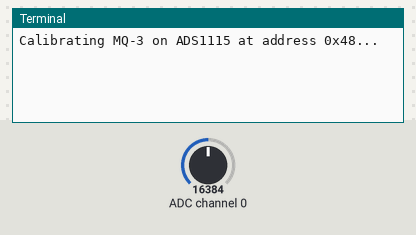
Simulated run of this program. Board: Raspberry Pi (BCM pin numbers). Parts: the last lines printed to the terminal. The inputs (shaded band) are chosen by the test bench; at power-on: ADC channel 0 = 16384 (analog values on the 0–32767 scale). At 3.2 s the program stops and its outputs stay as they are.

Above: at 1.2 s.
1.3 s: ADC channel 0 set to 28834
At 3.12 s:
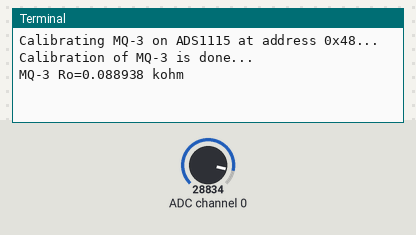
At 3.6 s:
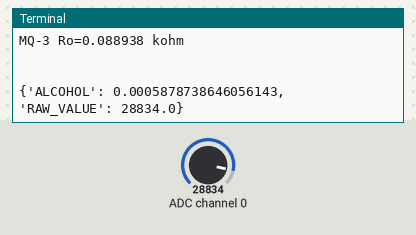

Measured:
- after the input at 1.3 s, the terminal: prints a new line after 1.6 s (image 1)

The program:

mq3.py
```python
import time
import math
import board
import busio
import adafruit_ads1x15.ads1115 as ADS
from adafruit_ads1x15.analog_in import AnalogIn

class MQ3():
    RL_VALUE = 10  # load resistance in kilo ohms
    RO_CLEAN_AIR_FACTOR = 60  # Sensor resistance in clean air divided by RO
    CALIBRATION_SAMPLE_TIMES = 50
    CALIBRATION_SAMPLE_INTERVAL = 50  # in milliseconds
    READ_SAMPLE_INTERVAL = 50  # in milliseconds
    READ_SAMPLE_TIMES = 5
    ALCOHOL_CURVE = [0.477, 0.209, -0.680]

    def __init__(self, Ro=10, channel=ADS.P0):
        self.Ro = Ro
        i2c = busio.I2C(board.SCL, board.SDA)
        ads = ADS.ADS1115(i2c, address=0x48)
        self.chan = AnalogIn(ads, channel)

        print("Calibrating MQ-3 on ADS1115 at address 0x48...")
        self.Ro = self.MQ_Calibration()
        print("Calibration of MQ-3 is done...")
        print("MQ-3 Ro=%f kohm" % self.Ro)
        print("\n")

    def MQ_Calibration(self):
        val = 0.0
        for i in range(self.CALIBRATION_SAMPLE_TIMES):
            val += self.MQ_ResistanceCalculation(self.chan.value)
            time.sleep(self.CALIBRATION_SAMPLE_INTERVAL / 1000.0)
        val = val / self.CALIBRATION_SAMPLE_TIMES
        val = val / self.RO_CLEAN_AIR_FACTOR
        return val

    def MQ_ResistanceCalculation(self, raw_adc):
        if raw_adc == 0:
            raw_adc = 1
        return float(self.RL_VALUE * (32767.0 - raw_adc) / float(raw_adc))

    def MQ_Read(self):
        rs = 0.0
        raw_value = 0.0
        for i in range(self.READ_SAMPLE_TIMES):
            raw_value += self.chan.value
            rs += self.MQ_ResistanceCalculation(self.chan.value)
            time.sleep(self.READ_SAMPLE_INTERVAL / 1000.0)
        rs = rs / self.READ_SAMPLE_TIMES
        raw_value = raw_value / self.READ_SAMPLE_TIMES
        return rs, raw_value

    def MQ_Percentage(self):
        val = {}
        read, raw_value = self.MQ_Read()
        val["ALCOHOL"] = self.MQ_GetGasPercentage(read/self.Ro, self.ALCOHOL_CURVE)
        val["RAW_VALUE"] = raw_value
        return val

    def MQ_GetGasPercentage(self, rs_ro_ratio, pcurve):
        return math.pow(10, (((math.log(rs_ro_ratio) - pcurve[1]) / pcurve[2]) + pcurve[0]))

# Example of using the MQ3 class
sensor = MQ3()
print(sensor.MQ_Percentage())
```
